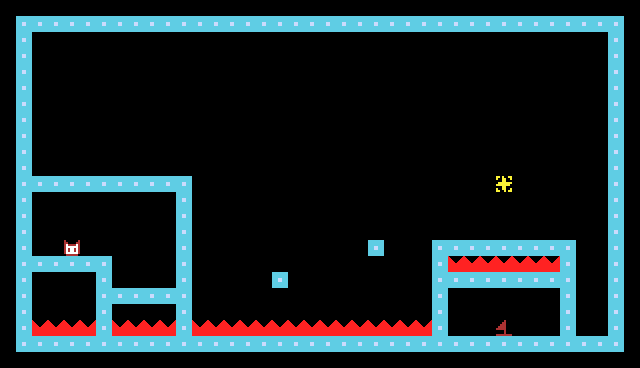

Below is a game level as drawn by its tile map, then a one-line description and the .tmx file that defines it, in full:
An orthogonal 40x23 tile map with 16x16 px tiles, 1 tile layer (Tile Layer 2).

<map version="1.10" tiledversion="1.12.1" orientation="orthogonal" renderorder="right-down" width="40" height="23" tilewidth="16" tileheight="16" infinite="0" nextlayerid="3" nextobjectid="1">
 <editorsettings>
  <export target="map1.h" format="c_array" />
 </editorsettings>
 <tileset firstgid="1" source="tiles.tsx" />
 <layer id="2" name="Tile Layer 2" width="40" height="23">
  <data encoding="csv">
0,0,0,0,0,0,0,0,0,0,0,0,0,0,0,0,0,0,0,0,0,0,0,0,0,0,0,0,0,0,0,0,0,0,0,0,0,0,0,0,
0,2,2,2,2,2,2,2,2,2,2,2,2,2,2,2,2,2,2,2,2,2,2,2,2,2,2,2,2,2,2,2,2,2,2,2,2,2,2,0,
0,2,0,0,0,0,0,0,0,0,0,0,0,0,0,0,0,0,0,0,0,0,0,0,0,0,0,0,0,0,0,0,0,0,0,0,0,0,2,0,
0,2,0,0,0,0,0,0,0,0,0,0,0,0,0,0,0,0,0,0,0,0,0,0,0,0,0,0,0,0,0,0,0,0,0,0,0,0,2,0,
0,2,0,0,0,0,0,0,0,0,0,0,0,0,0,0,0,0,0,0,0,0,0,0,0,0,0,0,0,0,0,0,0,0,0,0,0,0,2,0,
0,2,0,0,0,0,0,0,0,0,0,0,0,0,0,0,0,0,0,0,0,0,0,0,0,0,0,0,0,0,0,0,0,0,0,0,0,0,2,0,
0,2,0,0,0,0,0,0,0,0,0,0,0,0,0,0,0,0,0,0,0,0,0,0,0,0,0,0,0,0,0,0,0,0,0,0,0,0,2,0,
0,2,0,0,0,0,0,0,0,0,0,0,0,0,0,0,0,0,0,0,0,0,0,0,0,0,0,0,0,0,0,0,0,0,0,0,0,0,2,0,
0,2,0,0,0,0,0,0,0,0,0,0,0,0,0,0,0,0,0,0,0,0,0,0,0,0,0,0,0,0,0,0,0,0,0,0,0,0,2,0,
0,2,0,0,0,0,0,0,0,0,0,0,0,0,0,0,0,0,0,0,0,0,0,0,0,0,0,0,0,0,0,0,0,0,0,0,0,0,2,0,
0,2,0,0,0,0,0,0,0,0,0,0,0,0,0,0,0,0,0,0,0,0,0,0,0,0,0,0,0,0,0,0,0,0,0,0,0,0,2,0,
0,2,2,2,2,2,2,2,2,2,2,2,0,0,0,0,0,0,0,0,0,0,0,0,0,0,0,0,0,0,0,5,0,0,0,0,0,0,2,0,
0,2,0,0,0,0,0,0,0,0,0,2,0,0,0,0,0,0,0,0,0,0,0,0,0,0,0,0,0,0,0,0,0,0,0,0,0,0,2,0,
0,2,0,0,0,0,0,0,0,0,0,2,0,0,0,0,0,0,0,0,0,0,0,0,0,0,0,0,0,0,0,0,0,0,0,0,0,0,2,0,
0,2,0,0,0,0,0,0,0,0,0,2,0,0,0,0,0,0,0,0,0,0,0,0,0,0,0,0,0,0,0,0,0,0,0,0,0,0,2,0,
0,2,0,0,3,0,0,0,0,0,0,2,0,0,0,0,0,0,0,0,0,0,0,2,0,0,0,2,2,2,2,2,2,2,2,2,0,0,2,0,
0,2,2,2,2,2,2,0,0,0,0,2,0,0,0,0,0,0,0,0,0,0,0,0,0,0,0,2,1,1,1,1,1,1,1,2,0,0,2,0,
0,2,0,0,0,0,2,0,0,0,0,2,0,0,0,0,0,2,0,0,0,0,0,0,0,0,0,2,2,2,2,2,2,2,2,2,0,0,2,0,
0,2,0,0,0,0,2,2,2,2,2,2,0,0,0,0,0,0,0,0,0,0,0,0,0,0,0,2,0,0,0,0,0,0,0,2,0,0,2,0,
0,2,0,0,0,0,2,0,0,0,0,2,0,0,0,0,0,0,0,0,0,0,0,0,0,0,0,2,0,0,0,0,0,0,0,2,0,0,2,0,
0,2,1,1,1,1,2,1,1,1,1,2,1,1,1,1,1,1,1,1,1,1,1,1,1,1,1,2,0,0,0,4,0,0,0,2,0,0,2,0,
0,2,2,2,2,2,2,2,2,2,2,2,2,2,2,2,2,2,2,2,2,2,2,2,2,2,2,2,2,2,2,2,2,2,2,2,2,2,2,0,
0,0,0,0,0,0,0,0,0,0,0,0,0,0,0,0,0,0,0,0,0,0,0,0,0,0,0,0,0,0,0,0,0,0,0,0,0,0,0,0
</data>
 </layer>
</map>
